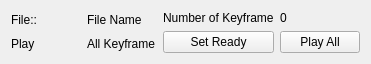
  <widget class="QWidget" name="layoutWidget">
   <property name="geometry">
    <rect>
     <x>10</x>
     <y>30</y>
     <width>371</width>
     <height>51</height>
    </rect>
   </property>
   <layout class="QHBoxLayout" name="horizontalLayout">
    <item>
     <layout class="QVBoxLayout" name="verticalLayout">
      <item>
       <widget class="QLabel" name="file_label">
        <property name="text">
         <string>File::</string>
        </property>
       </widget>
      </item>
      <item>
       <widget class="QLabel" name="play_label">
        <property name="text">
         <string>Play</string>
        </property>
       </widget>
      </item>
     </layout>
    </item>
    <item>
     <layout class="QVBoxLayout" name="verticalLayout_2">
      <item>
       <widget class="QLabel" name="fileName_label">
        <property name="text">
         <string>File Name</string>
        </property>
       </widget>
      </item>
      <item>
       <widget class="QLabel" name="allKeyframe_label">
        <property name="text">
         <string>All Keyframe</string>
        </property>
       </widget>
      </item>
     </layout>
    </item>
    <item>
     <layout class="QVBoxLayout" name="verticalLayout_3">
      <item>
       <widget class="QLabel" name="numOfKeyframe_label">
        <property name="text">
         <string>Number of Keyframe</string>
        </property>
       </widget>
      </item>
      <item>
       <widget class="QPushButton" name="setReady_Button">
        <property name="text">
         <string>Set Ready</string>
        </property>
       </widget>
      </item>
     </layout>
    </item>
    <item>
     <layout class="QVBoxLayout" name="verticalLayout_4">
      <item>
       <widget class="QLabel" name="numOfKeyframeStatus_label">
        <property name="text">
         <string>0</string>
        </property>
       </widget>
      </item>
      <item>
       <widget class="QPushButton" name="playAll_Button">
        <property name="text">
         <string>Play All</string>
        </property>
       </widget>
      </item>
     </layout>
    </item>
   </layout>
  </widget>
